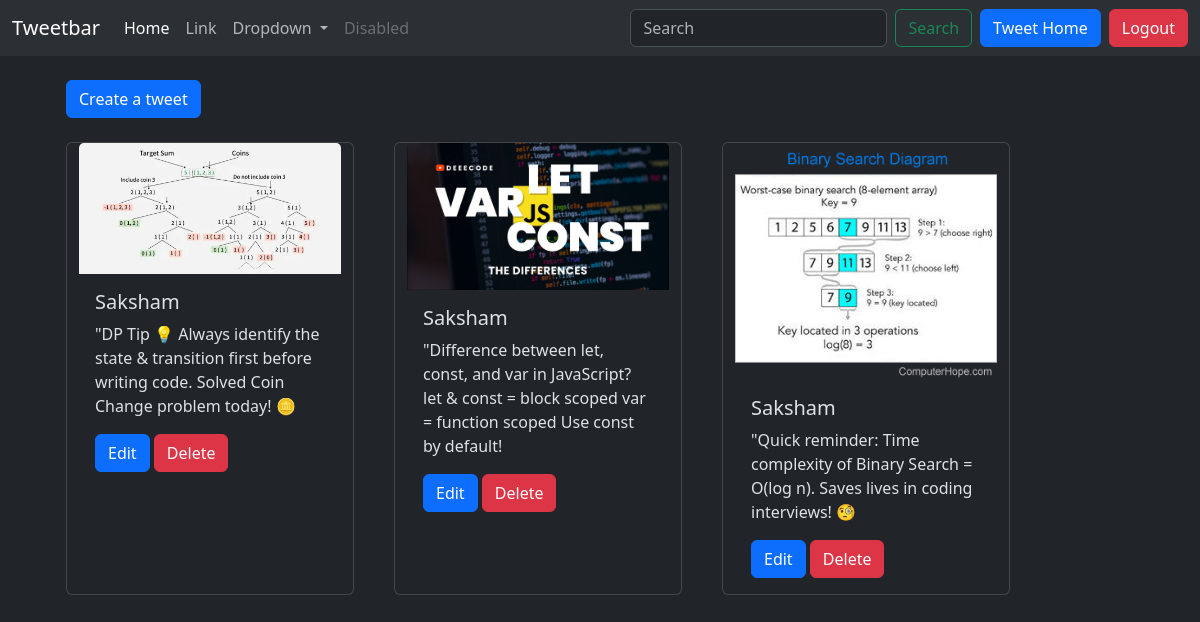
The page /tweet/ (signed in) on the database its author committed.
### tweet/models.py (models this page shows, shortened)
class Tweet(models.Model):
    user = models.ForeignKey(User,on_delete=models.CASCADE)
    text = models.TextField(max_length=240)
    photo = models.ImageField(upload_to='photos/',blank=True,null=True)
    created_at= models.DateTimeField(auto_now_add=True)
    updated_at= models.DateTimeField(auto_now=True)

### tweet/views.py (the view)
# urls.py: path('',views.tweet_list,name='tweet_list'),
def tweet_list(request):
    tweets = Tweet.objects.all().order_by('-created_at')
    return render(request,'tweet_list.html',{'tweets':tweets})

### tweet/templates/tweet_list.html (shortened to what this page needs)
{% extends "layout.html" %}
{% block content %}
<a class="btn btn-primary mb-4 ms-4" href="{% url 'tweet_create' %}">Create a tweet</a>
<div class="container row gap-3">
    {% for tweet in tweets %}
    <div class="card ms-4" style="width: 18rem;">
        <img src="{{tweet.photo.url}}" class="card-img-top" alt="...">
        <div class="card-body">
            <h5 class="card-title">{{tweet.user.username}}</h5>
            <p class="card-text">{{tweet.text}}</p>
            {%if tweet.user == user %}
            <a href="{% url 'tweet_edit' tweet.id %}" class="btn btn-primary">Edit</a>
            <a href="{% url 'tweet_delete' tweet.id %}" class="btn btn-danger">Delete</a>
            {%endif%}
        </div>
    </div>
    {% endfor %}
</div>
{% endblock %}

### rows shown on the page
Tweet: photo (picture), user.username "Saksham", text "\"DP Tip 💡 Always identify the state & transition first before writing code. Solved Coin Change problem today! 🪙", shows "Edit"
Tweet: photo (placeholder picture), user.username "Saksham", text "\"Difference between let, const, and var in JavaScript? let & const = block scoped var = function scoped Use const by default!", shows "Edit"
Tweet: photo (picture), user.username "Saksham", text "\"Quick reminder: Time complexity of Binary Search = O(log n). Saves lives in coding interviews! 🧐", shows "Edit"
